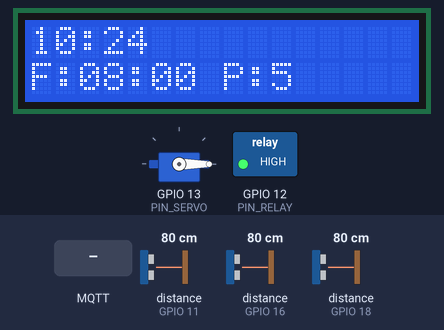
Simulated run of this sketch. Board: ESP32-S3. Parts: 16×2 character LCD, servo, switched loads named in the sketch (green lamp = pin HIGH). Wiring (inferred from the names in the program): 3 × ultrasonic range finder: trigger GPIO 10, echo GPIO 11 / trigger GPIO 15, echo GPIO 16 / trigger GPIO 17, echo GPIO 18. Inputs (shaded band) come from the test bench; at power-on: distance to the obstacle (sensors on GPIO 11, GPIO 16, GPIO 18) 80 cm. The echo pulse lasts 58.3 µs per cm; WiFi joins after 1.5 s; servers stay silent unless stated; the local clock reads 2024-03-15 10:24:30 at power-on unless the sketch sets it; EEPROM starts erased; no MQTT or app messages arrive unless stated; pins used as bus, display or sensor lines are not drawn; what the sketch prints to the serial monitor is not drawn.

Above: at 1.6 s.
1.7 s: distance to the obstacle (sensor on GPIO 11) set to 32 cm
3.5 s: distance to the obstacle (sensor on GPIO 11) set to 26 cm
At 4.9 s:
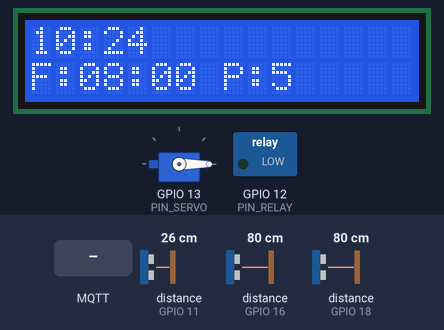
5.5 s: MQTT message "racao" arrives on the first subscribed topic
At 6.0 s:
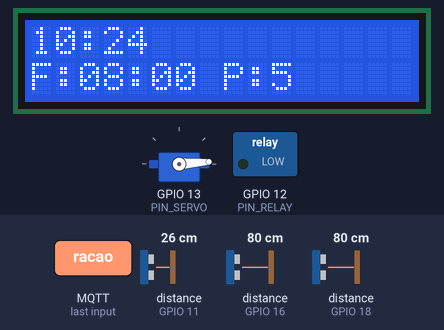
7.0 s: MQTT message "agua" arrives on the first subscribed topic
At 7.8 s:
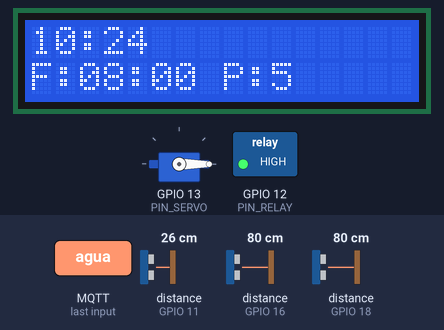
8.5 s: MQTT message "agua_high" arrives on the first subscribed topic
At 30.8 s:
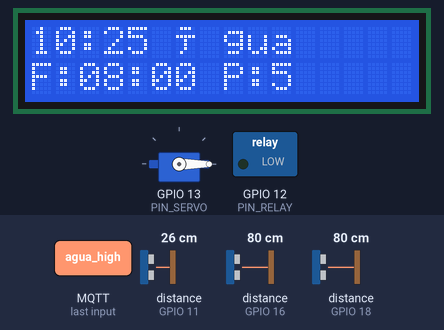
Timing chart, 0 to 31.5 s (numbered marks = the images above; inputs shaded):
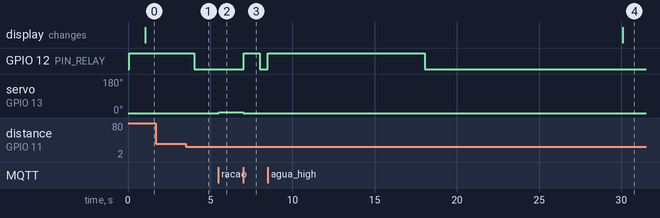

The sketch:

PetFeeder.ino
```cpp
#include "../config.h"
#include <ESP32Servo.h>
#include <LiquidCrystal_I2C.h>
#include <Preferences.h>
#include <PubSubClient.h>
#include <RTClib.h>
#include <WiFi.h>

// ---------- GLOBAL OBJECTS --------------------------------------------------
WiFiClient wifiClient;
PubSubClient mqttClient(wifiClient);
LiquidCrystal_I2C lcd(LCD_I2C_ADDR, 16, 2);
Servo feederServo;
RTC_DS3231 rtc;
Preferences prefs;

// ---------- STATE ----------------------------------------------------------
unsigned long lastStatusMillis = 0;
unsigned long lastSensorMillis = 0;
unsigned long pumpStartMillis = 0;
bool wifiConnected = false;
bool mqttConnected = false;
bool pumpActive = false;

// Schedule (defaults – can be overwritten by MQTT config)
uint8_t h1 = 8, m1 = 0;  // first feeding
uint8_t h2 = 18, m2 = 0; // second feeding
uint8_t portion = 5;     // 0‑100 %

// ---------- FUNCTION PROTOTYPES --------------------------------------------
void connectWiFi();
void mqttReconnect();
void mqttCallback(char *topic, byte *payload, unsigned int length);
void publishStatus();
void handleCommands(const String &cmd);
void handleConfig(const String &json);
void handleRTC(const String &json);
int readUltrasonic(uint8_t trigPin, uint8_t echoPin);
float levelFromDistance(int distance, int maxDist);
void updateLCD();
void feedPortion();
void controlPump(bool on, bool isManual = false);
String clientStateString();

// ---------- SETUP ----------------------------------------------------------
void setup() {
  Serial.begin(115200);
  while (!Serial) {
    delay(10);
  }
  Serial.println("\n=== PetFeeder Firmware Starting ===");

  // LCD (I2C0)
  Wire.begin(PIN_LCD_SDA, PIN_LCD_SCL);
  lcd.init();
  lcd.backlight();
  lcd.clear();
  lcd.setCursor(0, 0);
  lcd.print("PetFeeder Init");

  // RTC (I2C1)
  Wire1.begin(PIN_RTC_SDA, PIN_RTC_SCL);
  if (!rtc.begin(&Wire1)) {
    Serial.println("RTC not found! Check wiring.");
  } else if (rtc.lostPower()) {
    Serial.println("RTC lost power, setting to compile time.");
    rtc.adjust(DateTime(F(__DATE__), F(__TIME__)));
  }

  // Servo
  feederServo.setPeriodHertz(50);
  feederServo.attach(PIN_SERVO);
  feederServo.write(0); // closed

  // Relay
  pinMode(PIN_RELAY, OUTPUT);
  digitalWrite(PIN_RELAY, RELAY_ACTIVE_LOW ? HIGH : LOW); // OFF inicial

  // Ultrasonic pins (1: Reserva Água, 2: Silo Ração, 3: Tigela)
  pinMode(TRIG_WATER_RES, OUTPUT);  pinMode(ECHO_WATER_RES, INPUT);
  pinMode(TRIG_FOOD_RES, OUTPUT);   pinMode(ECHO_FOOD_RES, INPUT);
  pinMode(TRIG_BOWL_WATER, OUTPUT); pinMode(ECHO_BOWL_WATER, INPUT);

  // Load persisted schedule/portion
  prefs.begin("petfeeder", false);
  h1 = prefs.getUChar("h1", h1);
  m1 = prefs.getUChar("m1", m1);
  h2 = prefs.getUChar("h2", h2);
  m2 = prefs.getUChar("m2", m2);
  portion = prefs.getUChar("porc", portion);

  // Wi‑Fi & MQTT setup
  mqttClient.setServer(MQTT_BROKER, MQTT_PORT);
  mqttClient.setCallback(mqttCallback);

  connectWiFi();
}

// ---------- LOOP -----------------------------------------------------------
void loop() {
  // ---- Wi‑Fi keep‑alive (non‑blocking) ----
  if (WiFi.status() != WL_CONNECTED) {
    if (wifiConnected)
      Serial.println("Wi‑Fi lost – reconnecting");
    wifiConnected = false;
    static unsigned long lastAttempt = 0;
    if (millis() - lastAttempt > 5000) {
      lastAttempt = millis();
      connectWiFi();
    }
  } else if (!wifiConnected) {
    Serial.println("Wi‑Fi connected");
    wifiConnected = true;
  }

  // ---- MQTT handling (non‑blocking) ----
  if (wifiConnected) {
    if (!mqttClient.connected()) {
      if (mqttConnected)
        Serial.println("MQTT disconnected – will reconnect");
      mqttConnected = false;
      mqttReconnect();
    } else {
      if (!mqttConnected) {
        Serial.println("MQTT connected");
        mqttClient.subscribe(TOPIC_COMMAND);
        mqttClient.subscribe(TOPIC_CONFIG);
        mqttClient.subscribe(TOPIC_RTC);
      }
      mqttConnected = true;
      mqttClient.loop();
    }
  }

  // ---- Sensor reading & automation (run every 1 s) ----
  if (millis() - lastSensorMillis > 1000) {
    lastSensorMillis = millis();

    // Leitura dos 3 sensores ultrassônicos
    int dWaterRes  = readUltrasonic(TRIG_WATER_RES, ECHO_WATER_RES);   // 1: Galão de água
    int dFoodRes   = readUltrasonic(TRIG_FOOD_RES, ECHO_FOOD_RES);     // 2: Silo de ração
    int dBowlWater = readUltrasonic(TRIG_BOWL_WATER, ECHO_BOWL_WATER); // 3: Tigela de água

    float lvlWaterRes  = levelFromDistance(dWaterRes, MAX_DIST_WATER);
    float lvlFoodRes   = levelFromDistance(dFoodRes, MAX_DIST_FOOD);
    float lvlBowlWater = levelFromDistance(dBowlWater, MAX_DIST_BOWL);

    // Pump timeout safety (desliga após 10s se ficar ligada)
    if (pumpActive && (millis() - pumpStartMillis > PUMP_MAX_MS)) {
      Serial.println("Pump timeout – turning off automatically");
      controlPump(false);
    }

    // Auto‑refill da tigela (somente se a tigela estiver baixa < 20% e tiver água na reserva > 5%)
    if (lvlBowlWater < 20.0 && lvlWaterRes >= 5.0 && !pumpActive) {
      Serial.println("Bowl low & water available – starting auto pump");
      controlPump(true);
    }

    updateLCD();

    // Scheduled feedings
    DateTime now = rtc.now();
    if (now.hour() == h1 && now.minute() == m1 && now.second() == 0)
      feedPortion();
    if (now.hour() == h2 && now.minute() == m2 && now.second() == 0)
      feedPortion();
  }

  // ---- Periodic status publish (every 2 s) ----
  if (millis() - lastStatusMillis >= STATUS_INTERVAL) {
    lastStatusMillis = millis();
    publishStatus();
  }
}

// ---------- Wi‑Fi ---------------------------------------------------------
void connectWiFi() {
  if (wifiConnected)
    return;
  Serial.print("Connecting to Wi‑Fi ");
  Serial.println(WIFI_SSID);
  WiFi.begin(WIFI_SSID, WIFI_PASSWORD);
  // Loop handled in main loop
}

// ---------- MQTT ----------------------------------------------------------
void mqttReconnect() {
  static unsigned long lastAttempt = 0;
  if (millis() - lastAttempt < 5000)
    return; // retry every 5 s
  lastAttempt = millis();
  Serial.print("Attempting MQTT connection… ");
  if (mqttClient.connect(MQTT_CLIENT_ID)) {
    Serial.println("connected");
    // Subscriptions will be (re)sent in loop after connection
  } else {
    Serial.print("failed, state=");
    Serial.println(clientStateString());
  }
}

String clientStateString() {
  switch (mqttClient.state()) {
  case MQTT_CONNECTION_TIMEOUT:
    return "Connection Timeout";
  case MQTT_CONNECTION_LOST:
    return "Connection Lost";
  case MQTT_CONNECT_FAILED:
    return "Connect Failed";
  case MQTT_DISCONNECTED:
    return "Disconnected";
  case MQTT_CONNECTED:
    return "Connected";
  case MQTT_CONNECT_BAD_PROTOCOL:
    return "Bad Protocol";
  case MQTT_CONNECT_BAD_CLIENT_ID:
    return "Bad Client ID";
  case MQTT_CONNECT_UNAVAILABLE:
    return "Broker Unavailable";
  case MQTT_CONNECT_BAD_CREDENTIALS:
    return "Bad Credentials";
  case MQTT_CONNECT_UNAUTHORIZED:
    return "Unauthorized";
  default:
    return "Unknown";
  }
}

void mqttCallback(char *topic, byte *payload, unsigned int length) {
  String msg;
  for (unsigned int i = 0; i < length; ++i)
    msg += (char)payload[i];
  Serial.print("[MQTT] ");
  Serial.print(topic);
  Serial.print(": ");
  Serial.println(msg);

  if (strcmp(topic, TOPIC_COMMAND) == 0)
    handleCommands(msg);
  else if (strcmp(topic, TOPIC_CONFIG) == 0)
    handleConfig(msg);
  else if (strcmp(topic, TOPIC_RTC) == 0)
    handleRTC(msg);
}

// ---------- MQTT message handlers ----------------------------------------
void handleCommands(const String &cmd) {
  String lc = cmd;
  lc.toLowerCase();
  if (lc == "racao") {
    Serial.println("Manual command – dispensing food");
    feedPortion();
  } else if (lc == "agua") {
    Serial.println("Manual command – toggling water pump");
    controlPump(!pumpActive, true); // true = comando manual (não bloqueia por falta de sensor)
    publishStatus();                // atualiza o app imediatamente
  } else if (lc == "agua_high") {
    digitalWrite(PIN_RELAY, HIGH);
    pumpActive = true;
    Serial.println("PIN_RELAY forçado em HIGH (3.3V)");
    publishStatus();
  } else if (lc == "agua_low") {
    digitalWrite(PIN_RELAY, LOW);
    pumpActive = false;
    Serial.println("PIN_RELAY forçado em LOW (0V)");
    publishStatus();
  } else {
    Serial.println("Unknown manual command");
  }
}

void handleConfig(const String &json) {
  // Expected: {"h1":int,"m1":int,"h2":int,"m2":int,"porcao":int}
  int nh1, nm1, nh2, nm2, nporc;
  if (sscanf(json.c_str(),
             "{\"h1\":%d,\"m1\":%d,\"h2\":%d,\"m2\":%d,\"porcao\":%d}", &nh1,
             &nm1, &nh2, &nm2, &nporc) == 5) {
    h1 = (uint8_t)nh1;
    m1 = (uint8_t)nm1;
    h2 = (uint8_t)nh2;
    m2 = (uint8_t)nm2;
    portion = (uint8_t)nporc;
    // persist
    prefs.putUChar("h1", h1);
    prefs.putUChar("m1", m1);
    prefs.putUChar("h2", h2);
    prefs.putUChar("m2", m2);
    prefs.putUChar("porc", portion);
    Serial.println("Schedule & portion updated from MQTT config");
  } else {
    Serial.println("Failed to parse config JSON");
  }
}

void handleRTC(const String &json) {
  // Expected: {"ano":int,"mes":int,"dia":int,"hora":int,"min":int,"seg":int}
  int yr, mo, dy, hr, mn, sc;
  if (sscanf(json.c_str(),
             "{\"ano\":%d,\"mes\":%d,\"dia\":%d,\"hora\":%d,\"min\":%d,\"seg\":"
             "%d}",
             &yr, &mo, &dy, &hr, &mn, &sc) == 6) {
    DateTime dt(yr, mo, dy, hr, mn, sc);
    rtc.adjust(dt);
    Serial.println("RTC synchronized via MQTT");
  } else {
    Serial.println("Failed to parse RTC sync JSON");
  }
}

// ---------- Status publishing ---------------------------------------------
void publishStatus() {
  DateTime now = rtc.now();

  // Leitura em tempo real dos 3 sensores
  int dWaterRes  = readUltrasonic(TRIG_WATER_RES, ECHO_WATER_RES);   // 1: Galão de Água
  int dFoodRes   = readUltrasonic(TRIG_FOOD_RES, ECHO_FOOD_RES);     // 2: Silo de Ração
  int dBowlWater = readUltrasonic(TRIG_BOWL_WATER, ECHO_BOWL_WATER); // 3: Tigela de Água

  float lvlWaterRes  = levelFromDistance(dWaterRes, MAX_DIST_WATER);
  float lvlFoodRes   = levelFromDistance(dFoodRes, MAX_DIST_FOOD);
  float lvlBowlWater = levelFromDistance(dBowlWater, MAX_DIST_BOWL);

  // Debug no Serial Monitor para conferência de montagem
  Serial.printf("[ULTRASSOM] S1(Água): %d cm | S2(Ração): %d cm | S3(Tigela): %d cm\n", dWaterRes, dFoodRes, dBowlWater);

  char payload[360];
  snprintf(payload, sizeof(payload),
           "{\"hora\":\"%02d:%02d:%02d\","
           "\"agua_reserva\":%.1f,"
           "\"racao_reserva\":%.1f,"
           "\"tigela\":%.1f,"
           "\"d1\":%d,\"d2\":%d,\"d3\":%d,"
           "\"agua\":%s,"
           "\"porcao\":%d,"
           "\"h1\":%d,\"m1\":%d,"
           "\"h2\":%d,\"m2\":%d}",
           now.hour(), now.minute(), now.second(),
           lvlWaterRes,
           lvlFoodRes,
           lvlBowlWater,
           dWaterRes, dFoodRes, dBowlWater,
           pumpActive ? "true" : "false",
           portion,
           h1, m1, h2, m2);

  if (mqttConnected) {
    bool ok = mqttClient.publish(TOPIC_STATUS, payload, true);
    Serial.print("Status publish ");
    Serial.println(ok ? "OK" : "FAIL");
  } else {
    Serial.println("Skipping status publish – MQTT offline");
  }
}

// ---------- Ultrasonic helpers --------------------------------------------
int readUltrasonic(uint8_t trigPin, uint8_t echoPin) {
  // Garante pino limpo em LOW antes do disparo
  digitalWrite(trigPin, LOW);
  delayMicroseconds(2);

  // Pulso de 10 microssegundos para o sensor disparar os 8 ciclos de 40kHz
  digitalWrite(trigPin, HIGH);
  delayMicroseconds(10);
  digitalWrite(trigPin, LOW);

  // Leitura do tempo de eco (timeout de 25000us ≈ 4 metros)
  unsigned long duration = pulseIn(echoPin, HIGH, 25000);
  if (duration == 0) {
    return -1; // Sem eco (desconectado ou obstáculo longe demais)
  }
  int cm = (int)(duration * 0.0343 / 2.0);
  return cm;
}

float levelFromDistance(int distance, int maxDist) {
  // Se não leu nada (-1) ou se a distância for maior que a altura do reservatório
  if (distance < 0 || distance > maxDist) return 0.0f;
  // Se estiver a menos de 3cm do topo, considera 100% cheio
  if (distance <= 3) return 100.0f;

  float perc = 100.0f * (float)(maxDist - distance) / (float)(maxDist - 3);
  if (perc < 0.0f)   perc = 0.0f;
  if (perc > 100.0f) perc = 100.0f;
  return perc;
}

// ---------- LCD ------------------------------------------------------------
void updateLCD() {
  static uint8_t lastHour = 255, lastMinute = 255;
  DateTime now = rtc.now();
  if (now.hour() != lastHour || now.minute() != lastMinute) {
    lastHour = now.hour();
    lastMinute = now.minute();
    lcd.clear();
    char line1[17];
    snprintf(line1, sizeof(line1), "%02d:%02d %s", now.hour(), now.minute(),
             pumpActive ? "Água" : "");
    lcd.setCursor(0, 0);
    lcd.print(line1);
    char line2[17];
    snprintf(line2, sizeof(line2), "F:%02d:%02d P:%d", h1, m1, portion);
    lcd.setCursor(0, 1);
    lcd.print(line2);
  }
}

// ---------- Feeding --------------------------------------------------------
void feedPortion() {
  Serial.println("Dispensing food portion");
  int angle = map(portion, 0, 100, 0, 90); // linear mapping to servo angle
  feederServo.write(angle);
  delay(1500);          // gate open
  feederServo.write(0); // close
  Serial.println("Food dispensed");
}

// ---------- Water pump -----------------------------------------------------
void controlPump(bool on, bool isManual) {
  if (on) {
    // Se for acionamento automático pelo sensor, checa o nível de reserva
    if (!isManual) {
      int dWaterR = readUltrasonic(TRIG_WATER_RES, ECHO_WATER_RES);
      float lvlWaterReserve = levelFromDistance(dWaterR, 30);
      if (lvlWaterReserve < 5.0) {
        Serial.println("Pump not started – reserve water too low (<5%)");
        return;
      }
    } else {
      Serial.println("Manual pump override accepted");
    }

    // Ativa o pino do relé
    digitalWrite(PIN_RELAY, RELAY_ACTIVE_LOW ? LOW : HIGH);
    pumpStartMillis = millis();
    pumpActive = true;
    Serial.println("Pump turned ON (Relay pin triggered)");
  } else {
    // Desativa o pino do relé
    digitalWrite(PIN_RELAY, RELAY_ACTIVE_LOW ? HIGH : LOW);
    pumpActive = false;
    Serial.println("Pump turned OFF");
  }
}
```

config.h
```cpp
// config.h – usuário deve preencher as credenciais e parâmetros
#ifndef CONFIG_H
#define CONFIG_H

// ==== Wi‑Fi ====
#define WIFI_SSID        "DBUG_SAM.NET-2.4G"
#define WIFI_PASSWORD    "Sophia06maio!"

// ==== MQTT (Broker público aberto, sem necessidade de senha) ====
#define MQTT_BROKER      "broker.emqx.io"
#define MQTT_PORT        1883
#define MQTT_CLIENT_ID   "PetFeederESP32S3_Sam"

// MQTT topics – keep same naming as original firmware
#define TOPIC_STATUS     "petfeeder/status"
#define TOPIC_COMMAND    "petfeeder/comando"
#define TOPIC_CONFIG     "petfeeder/config"
#define TOPIC_RTC        "petfeeder/relogio"

// ==== Pin assignments (same as original) ====
#define PIN_LCD_SDA      4
#define PIN_LCD_SCL      5
#define LCD_I2C_ADDR     0x27

#define PIN_RTC_SDA      6
#define PIN_RTC_SCL      7

#define PIN_SERVO        13
#define PIN_RELAY        12   // Pino do relé da bomba
#define RELAY_ACTIVE_LOW true // true = relé ativa com LOW (comprovado com seu módulo)

// ==== Sensores Ultrassônicos (Conforme sua ligação física) ====
// 1 = Nível de água do reservatório (galão)
#define TRIG_WATER_RES   10
#define ECHO_WATER_RES   11
#define MAX_DIST_WATER   30   // Altura do galão de água em cm

// 2 = Nível do reservatório de ração (silo)
#define TRIG_FOOD_RES    15
#define ECHO_FOOD_RES    16
#define MAX_DIST_FOOD    30   // Altura do silo de ração em cm

// 3 = Nível da tigela de água
#define TRIG_BOWL_WATER  17
#define ECHO_BOWL_WATER  18
#define MAX_DIST_BOWL    15   // Profundidade da tigela em cm

// ==== Limits ====
#define PUMP_MAX_MS      (10UL * 1000)   // 10 s max pump runtime
#define STATUS_INTERVAL  2000            // ms between status publishes

#endif // CONFIG_H
```

Measured:
- the behaviour switches between 29 and 28 cm on distance to the obstacle (sensor on GPIO 11) (found by bisection; images 0 and 1)
- after the input at 1.7 s, every drawn part: stays the same
- after the input at 3.5 s, GPIO 12 (PIN_RELAY): HIGH → LOW after 0.53 s
- after the input at 5.5 s, servo on GPIO 13 (PIN_SERVO): 0° → 4° at once
- after the input at 7.0 s, GPIO 12 (PIN_RELAY): LOW → HIGH at once, → LOW 0.98 s later
- after the input at 8.5 s, GPIO 12 (PIN_RELAY): LOW → HIGH at once, → LOW 9.5 s later
